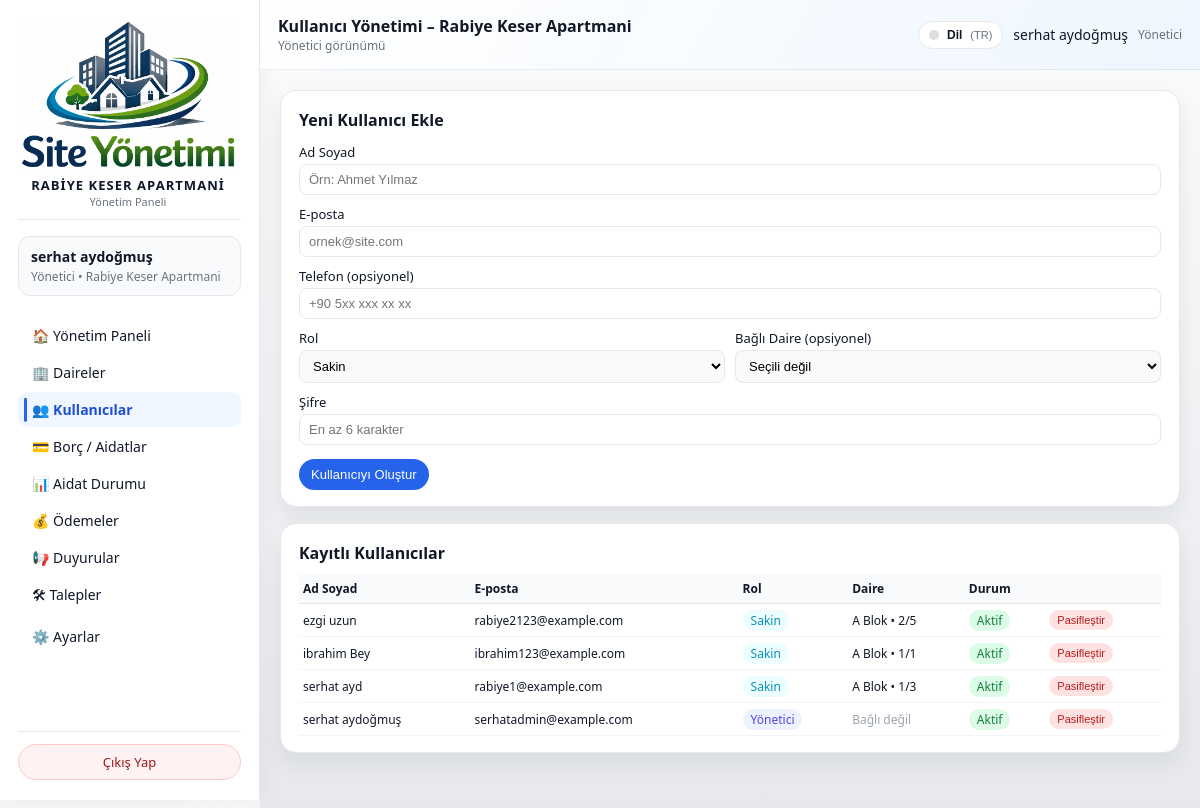
The app's page /admin/users (signed in) with its own data.
### models/user_model.py (models this page shows, shortened)
class User(db.Model):
    __tablename__ = "users"
    id = db.Column(db.Integer, primary_key=True)
    name = db.Column(db.String(120), nullable=False)
    email = db.Column(db.String(120), unique=True, nullable=False, index=True)
    phone = db.Column(db.String(32), nullable=True)
    password_hash = db.Column(db.String(255), nullable=False)
    role = db.Column(db.String(20), nullable=False, default="resident")
    site_id = db.Column(db.Integer, db.ForeignKey("sites.id"), nullable=True)
    apartment_id = db.Column(
        db.Integer,
        db.ForeignKey("apartments.id"),
        nullable=True,
    )
    is_active = db.Column(db.Boolean, default=True, nullable=False)

### models/apartment_model.py (models this page shows, shortened)
class Apartment(db.Model):
    __tablename__ = "apartments"
    id = db.Column(db.Integer, primary_key=True)
    site_id = db.Column(db.Integer, db.ForeignKey("sites.id"), nullable=False)
    block = db.Column(db.String(50), nullable=False)
    floor = db.Column(db.String(20), nullable=False)
    number = db.Column(db.String(20), nullable=False)
    area_m2 = db.Column(db.Float, nullable=True)
    owner_name = db.Column(db.String(120))
    owner_phone = db.Column(db.String(32))
    notes = db.Column(db.Text)
    users = db.relationship("User", backref="apartment", lazy="dynamic")
    bills = db.relationship("Bill", backref="apartment", lazy="dynamic")
    payments = db.relationship("Payment", backref="apartment", lazy="dynamic")
    tickets = db.relationship("Ticket", backref="apartment", lazy="dynamic")

### routes/admin_routes.py (the view, shortened to what this page needs)
@admin_bp.route("/users", methods=["GET", "POST"])
@admin_required
def manage_users():
    admin_user = _get_current_admin()
    site_id = session.get("active_site_id") or (admin_user.site_id if admin_user else None)
    if not site_id:
        flash("Bu sayfayı kullanabilmek için bir siteye atanmış olmanız gerekiyor.", "error")
        return redirect(url_for("index"))
    users = []
    apartments = []
    try:
        users = (
            User.query
            .filter_by(site_id=site_id)
            .order_by(User.role.desc(), User.name.asc())
            .all()
        )
        apartments = (
            Apartment.query
            .filter_by(site_id=site_id)
            .order_by(
                Apartment.block.asc(),
                Apartment.floor.asc(),
                Apartment.number.asc(),
            )
            .all()
        )
    except SQLAlchemyError as exc:
        current_app.logger.exception("Kullanıcı listesi alınamadı: %s", exc)
        flash("Kullanıcı listesi alınırken bir hata oluştu.", "error")
    return render_template(
        "admin/kullanicilar.html",
        users=users,
        apartments=apartments,
    )

### routes/admin_routes.py (called while the page is built)
def admin_required(view_func):
    @wraps(view_func)
    def wrapped_view(*args, **kwargs):
        user_id = session.get("user_id")
        role = session.get("user_role")
        if not user_id:
            flash("Devam etmek için lütfen giriş yapın.", "info")
            return redirect(url_for("auth.login"))
        if role not in ("admin", "super_admin"):
            flash("Bu alana sadece yönetici kullanıcılar erişebilir.", "error")
            return redirect(url_for("index"))
        return view_func(*args, **kwargs)
    return wrapped_view

@admin_bp.app_context_processor
def inject_site_name():
    name = session.get("site_name")
    if not name:
        name = get_site_display_name()  # DB'den oku (SystemSetting)
        session["site_name"] = name
    return {"current_site_name": name}

def _get_current_admin():
    user_id = session.get("user_id")
    if not user_id:
        return None
    try:
        return User.query.get(user_id)
    except SQLAlchemyError as exc:
        current_app.logger.exception("Admin bilgisi alınamadı: %s", exc)
        return None

def get_site_display_name() -> str:
    default_name = "Site / Apartman"
    try:
        settings = SystemSetting.get_singleton()
        if settings and getattr(settings, "site_name", None):
            name = (settings.site_name or "").strip()
            if name:
                return name
    except SQLAlchemyError as exc:
        current_app.logger.exception("Site adı okunamadı: %s", exc)
    return default_name

@admin_bp.app_context_processor
def inject_site_name():
    name = session.get("site_name")
    if not name:
        name = get_site_display_name()  # DB'den oku (SystemSetting)
        session["site_name"] = name
    return {"current_site_name": name}

### templates/admin/kullanicilar.html (shortened to what this page needs)
{% extends "base.html" %}
{% set LANG = session.get('lang','tr') %}
{% macro tp(k) -%}
  {{ I18N_PAGE.get(LANG, I18N_PAGE['tr']).get(k, I18N_PAGE['tr'].get(k, k)) }}
{%- endmacro %}
{% block topbar_title %}
  {{ tp('topbar_title') }}
  {% if session.active_site_name %}
    – {{ session.active_site_name }}
  {% elif current_site_name %}
    – {{ current_site_name }}
  {% endif %}
{% endblock %}
{% block content %}
<div class="dashboard-grid">
  <section>
    <div class="card">
      <h2 style="font-size:16px; margin-bottom:12px;">{{ tp('new_user') }}</h2>
      <form method="post" style="display:flex; flex-direction:column; gap:10px;">
        <div>
          <label for="name" style="display:block; font-size:13px; margin-bottom:3px;">{{ tp('label_name') }}</label>
          <input
            type="text"
            id="name"
            name="name"
            required
            placeholder="{{ tp('ph_name') }}"
            style="width:100%; padding:7px 9px; border-radius:8px; border:1px solid #e5e7eb; font-size:13px;">
        </div>
        <div>
          <label for="email" style="display:block; font-size:13px; margin-bottom:3px;">{{ tp('label_email') }}</label>
          <input
            type="email"
            id="email"
            name="email"
            required
            placeholder="{{ tp('ph_email') }}"
            style="width:100%; padding:7px 9px; border-radius:8px; border:1px solid #e5e7eb; font-size:13px;">
        </div>
        <div>
          <label for="phone" style="display:block; font-size:13px; margin-bottom:3px;">{{ tp('label_phone') }}</label>
          <input
            type="text"
            id="phone"
            name="phone"
            placeholder="{{ tp('ph_phone') }}"
            style="width:100%; padding:7px 9px; border-radius:8px; border:1px solid #e5e7eb; font-size:13px;">
        </div>
        <div style="display:grid; grid-template-columns:repeat(2,minmax(0,1fr)); gap:10px;">
          <div>
            <label for="role" style="display:block; font-size:13px; margin-bottom:3px;">{{ tp('label_role') }}</label>
            <select
              id="role"
              name="role"
              style="width:100%; padding:7px 9px; border-radius:8px; border:1px solid #e5e7eb; font-size:13px;">
              <option value="resident">{{ tp('role_resident') }}</option>
            </select>
          </div>
          <div>
            <label for="apartment_id" style="display:block; font-size:13px; margin-bottom:3px;">{{ tp('label_apartment') }}</label>
            <select
              id="apartment_id"
              name="apartment_id"
              style="width:100%; padding:7px 9px; border-radius:8px; border:1px solid #e5e7eb; font-size:13px;">
              <option value="">{{ tp('apartment_none') }}</option>
            </select>
          </div>
        </div>
        <div>
          <label for="password" style="display:block; font-size:13px; margin-bottom:3px;">{{ tp('label_password') }}</label>
          <input
            type="password"
            id="password"
            name="password"
            required
            placeholder="{{ tp('ph_password') }}"
            style="width:100%; padding:7px 9px; border-radius:8px; border:1px solid #e5e7eb; font-size:13px;">
        </div>
        <div style="margin-top:4px;">
          <button type="submit"
                  style="padding:8px 12px; border-radius:999px; border:none; background:#2563eb; color:white; font-size:13px; cursor:pointer;">
            {{ tp('btn_create') }}
          </button>
        </div>
      </form>
    </div>
  </section>
  <section>
    <div class="card">
      <h2 style="font-size:16px; margin-bottom:10px;">{{ tp('list_title') }}</h2>
      {% if users %}
        <div style="width:100%; overflow-x:auto;">
          <table style="width:100%; border-collapse:collapse; font-size:12px;">
            <thead>
              <tr style="background:#f9fafb; border-bottom:1px solid #e5e7eb;">
                <th style="text-align:left; padding:6px 4px;">{{ tp('col_name') }}</th>
                <th style="text-align:left; padding:6px 4px;">{{ tp('col_email') }}</th>
                <th style="text-align:left; padding:6px 4px;">{{ tp('col_role') }}</th>
                <th style="text-align:left; padding:6px 4px;">{{ tp('col_apartment') }}</th>
                <th style="text-align:left; padding:6px 4px;">{{ tp('col_status') }}</th>
                <th style="text-align:left; padding:6px 4px;"></th>
              </tr>
            </thead>
            <tbody>
              {% for user in users %}
                <tr style="border-bottom:1px solid #f3f4f6;">
                  <td style="padding:6px 4px; white-space:nowrap;">
                    {{ user.name }}
                  </td>
                  <td style="padding:6px 4px; white-space:nowrap;">
                    {{ user.email }}
                  </td>
                  <td style="padding:6px 4px; white-space:nowrap;">
                    {% if user.role == "admin" %}
                      <span style="padding:2px 8px; border-radius:999px; background:#eef2ff; color:#4f46e5;">{{ tp('badge_admin') }}</span>
                    {% else %}
                      <span style="padding:2px 8px; border-radius:999px; background:#ecfeff; color:#0891b2;">{{ tp('badge_resident') }}</span>
                    {% endif %}
                  </td>
                  <td style="padding:6px 4px; white-space:nowrap;">
                    {% if user.apartment %}
                      {{ user.apartment.block }} Blok • {{ user.apartment.floor }}/{{ user.apartment.number }}
                    {% else %}
                      <span style="color:#9ca3af;">{{ tp('apartment_unlinked') }}</span>
                    {% endif %}
                  </td>
                  <td style="padding:6px 4px; white-space:nowrap;">
                    {% if user.is_active %}
                      <span style="padding:2px 8px; border-radius:999px; background:#dcfce7; color:#15803d;">{{ tp('active') }}</span>
                    {% else %}
                      <span style="padding:2px 8px; border-radius:999px; background:#fee2e2; color:#b91c1c;">{{ tp('passive') }}</span>
                    {% endif %}
                  </td>
                  <td style="padding:6px 4px; white-space:nowrap;">
                    <form method="post"
                          action="{{ url_for('admin.toggle_user_active', user_id=user.id) }}"
                          style="display:inline;">
                      <button type="submit"
                              style="padding:4px 8px; border-radius:999px; border:none; font-size:11px; cursor:pointer;
                                     {% if user.is_active %}
                                       background:#fee2e2; color:#b91c1c;
                                     {% else %}
                                       background:#dcfce7; color:#166534;
                                     {% endif %}">
                        {% if user.is_active %}{{ tp('btn_deactivate') }}{% else %}{{ tp('btn_activate') }}{% endif %}
                      </button>
                    </form>
                  </td>
                </tr>
              {% endfor %}
            </tbody>
          </table>
        </div>
      {% else %}
        <p style="font-size:13px; color:#6b7280;">
          {{ tp('empty') }}
        </p>
      {% endif %}
    </div>
  </section>
</div>
{% endblock %}

### static/css/app.css (style rules this page uses)
:root { --bg: #f3f4f6; --bg-soft: #e5e7eb; --sidebar-bg: #020617; --card-bg: #ffffff; --border-subtle: #e5e7eb; --accent: #2563eb; --accent-soft: rgba(37, 99, 235, 0.08); --text-main: #111827; --text-muted: #6b7280; --text-on-dark: #e5e7eb; --radius-lg: 16px; --radius-md: 12px; --radius-sm: 8px; --shadow-soft: 0 18px 45px rgba(15, 23, 42, 0.24); --shadow-card: 0 10px 25px rgba(15, 23, 42, 0.08); --sidebar-width: 260px; --transition-fast: 150ms ease-out; --transition-med: 220ms ease-out; }
*, *::before, *::after { box-sizing: border-box; }
html, body { margin: 0; padding: 0; width: 100%; max-width: 100vw; overflow-x: hidden; }
body { font-family: system-ui, -apple-system, BlinkMacSystemFont, "SF Pro Text", "Segoe UI", sans-serif; background: radial-gradient(circle at top left, #e5f0ff 0, #f3f4f6 45%, #ffffff 100%); color: var(--text-main); }
.card { background: var(--card-bg); border-radius: var(--radius-lg); padding: 18px 18px 16px; box-shadow: var(--shadow-card); border: 1px solid var(--border-subtle); transition: transform var(--transition-med), box-shadow var(--transition-med), border-color var(--transition-med), background var(--transition-med); }
.card h1, .card h2 { margin-top: 0; }
.dashboard-grid { display: flex; flex-direction: column; gap: 16px; }
select { border-radius: 999px; border: 1px solid rgba(148, 163, 184, 0.5); padding: 8px 10px; background: rgba(15, 23, 42, 0.02); font-size: 14px; }

### records on screen
User: name "ezgi uzun", email "rabiye2123@example.com", get "Sakin Aktif Pasifleştir", apartment.block "A", apartment.floor "2", apartment.number "5"
User: name "ibrahim Bey", email "ibrahim123@example.com", get "Sakin Aktif Pasifleştir", apartment.block "A", apartment.floor "1", apartment.number "1"
User: name "serhat ayd", email "rabiye1@example.com", get "Sakin Aktif Pasifleştir", apartment.block "A", apartment.floor "1", apartment.number "3"
User: name "serhat aydoğmuş", email "serhatadmin@example.com", get "Yönetici Bağlı değil Aktif Pasifleştir"

### other values on screen
{{ site_name }} "RABIYE KESER APARTMANI"
{{ I18N.get(LANG, I18N['tr']).get(k, I18N['tr'].get(k, k)) }} "Yönetim Paneli Yönetici • Yönetim Paneli Daireler Kullanıcılar Borç / Aidatlar Aidat Durumu Ödemeler Duyurular Talepler Ayarlar Çıkış Yap Yönetici görünümü Dil Yönetici"
{{ user_name }} "serhat aydoğmuş"
{{ active_site_name or fallback_site_name }} "Rabiye Keser Apartmani"
{{ I18N_PAGE.get(LANG, I18N_PAGE['tr']).get(k, I18N_PAGE['tr'].get(k, k)) }} "Kullanıcı Yönetimi Yeni Kullanıcı Ekle Ad Soyad E-posta Telefon (opsiyonel) Rol Bağlı Daire (opsiyonel) Şifre Kullanıcıyı Oluştur Kayıtlı Kullanıcılar Ad Soyad E-posta Rol Daire Durum"
{{ session.active_site_name }} "Rabiye Keser Apartmani"
{{ LANG|upper }} "TR"
form field role "Sakin"
form field apartment_id "Seçili değil"
